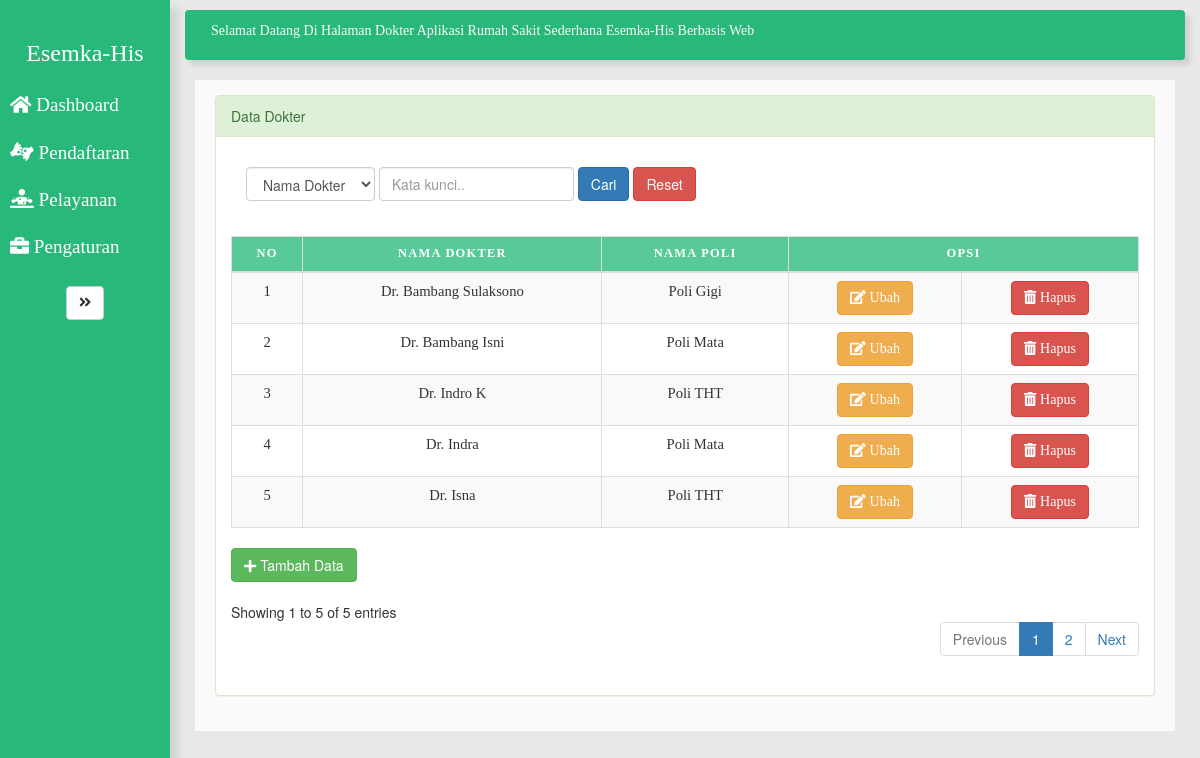
The page /admin/dokter.php on the database its author committed.
### tables this page shows
CREATE TABLE `dokter` (
  `id_dokter` int(11) NOT NULL,
  `nama_dokter` text NOT NULL,
  `nama_poli` text NOT NULL
);

### admin/dokter.php (the view, shortened to what this page needs)
<!DOCTYPE html>
<html lang="en">
<head>
  	<link rel="stylesheet" href="style.css">
    <link rel="stylesheet" type="text/css" href="https://maxcdn.bootstrapcdn.com/bootstrap/3.3.7/css/bootstrap.min.css" />
	<link rel="stylesheet" href="https://maxcdn.bootstrapcdn.com/bootstrap/3.4.0/css/bootstrap.min.css">
</head>
	<body>
	<div class="wrapper">
	<nav id="sidebar">
	<div class="sidebar-header">
					<a href="index.php"><h3>Esemka-His</h3>
					</a>
				</div>
				<ul class="list-unstyled components">
					<li>
						<a href="index.php">
							<i class="fas fa-home"></i>
							Dashboard
						</a>
					</li>
					<li>
						<a href="pendaftaran.php">
							<i class="fas fa-american-sign-language-interpreting"></i>
							Pendaftaran
						</a>
					</li>
					<li>
						<a href="pelayanan.php">
							<i class="fas fa-diagnoses"></i>
							Pelayanan
						</a>
					</li>
					<li>
						<a href="dokter.php">
							<i class="fas fa-briefcase"></i>
							Pengaturan
						</a>
					</li>
				</ul>
					<button type="button" id="sidebarCollapse" class="btn btn-default">
							<i class="fas fa-angle-double-right"></i>
					</button>
		</nav>
		<div id="content">
			<nav class="navbar navbar-expand-lg ">
                <div class="container-fluid">
				<marquee>Selamat Datang Di Halaman Dokter Aplikasi Rumah Sakit Sederhana Esemka-His Berbasis Web</marquee>
				</div>
			</nav>
				<div class="page-wrapper" >
					<div style="padding: 15px 20px;background-color: #fbf9f9; min-height: 500px; margin-right: 15px; margin-left: 5px; margin-bottom: 0px;" >
						<div id="page-inner">
							<div class="row" >
								<div class="col-md-12">
									<div class="panel panel-success">
										<div class="panel-heading">Data Dokter</div>
											<div class="panel-body">
											<div class="panel-body" >
												<form class="form-inline" >
												<div class="form-group">
													<select class="form-control" id="Kolom" name="Kolom" required="">
														<?php
														$kolom=(isset($_GET['Kolom']))? $_GET['Kolom'] : "";
														?>
														<option value="nama_dokter" <?php if ($kolom=="nama_dokter") echo "selected"; ?>>Nama Dokter</option>
													</select>
												</div>
												<div class="form-group">
													<input type="text" class="form-control" id="KataKunci" name="KataKunci" placeholder="Kata kunci.." required="" value="<?php if (isset($_GET['KataKunci']))  echo $_GET['KataKunci']; ?>">
												</div>
												<button type="submit" class="btn btn-primary">Cari</button>
													<a href="dokter.php" class="btn btn-danger">Reset</a>
												</form>
											</div>
										<br />
										<div id="employee_table">
											<table class="table table-striped table-bordered table-hover" id="dataTables-example">
												<thead>
													<tr>
														<th>No</th>
														<th>Nama Dokter</th>
														<th>Nama Poli</th>
														<th colspan="2">Opsi</th>
													</tr>
												</thead>
												<tbody>
													<?php
														include '../config.php';
														$page = (isset($_GET['page']))? (int) $_GET['page'] : 1;
														$kolomCari=(isset($_GET['Kolom']))? $_GET['Kolom'] : "";
														$kolomKataKunci=(isset($_GET['KataKunci']))? $_GET['KataKunci'] : "";
														$limit = 5;
														$limitStart = ($page - 1) * $limit;
														if($kolomCari=="" && $kolomKataKunci==""){
															$data = mysqli_query($koneksi,"SELECT * FROM dokter LIMIT ".$limitStart.",".$limit);
														}else{
																$data = mysqli_query($koneksi, "SELECT * FROM dokter WHERE $kolomCari LIKE '%$kolomKataKunci%' LIMIT ".$limitStart.",".$limit);
															}
														$no = $limitStart + 1;
															while($d = mysqli_fetch_array($data)){
													?>
														<tr>
															<td><?php echo $no++; ?></td>
															<td><?php echo $d["nama_dokter"]; ?></td>
															<td><?php echo $d["nama_poli"]; ?></td>
															<td><a href="edit_dokter.php?id=<?php echo $d['id_dokter']; ?>" class="btn btn-warning" ><i class="fas fa-edit"></i> Ubah</a></td>
															<td><a type="button" onclick="return confirm('Apakah anda yakin akan menghapus data ini?')" href="hapus_dokter.php?id=<?php echo $d['id_dokter']; ?>" class="btn btn-danger" ><i class="fas fa-trash-alt"></i> Hapus</a>
														</tr>
													<?php
														}
													?>
												</tbody>
											</table>
									</div>
									<div>
										<button type="button" name="age" id="age" data-toggle="modal" data-target="#add_data_Modal" class="btn btn-success"><i class="fa fa-plus"></i> Tambah Data</button>
									</div>
									<div class="row">
										<div class="col-sm-6">
											<div class="dataTables_info" id="dataTables-example_info" role="alert" aria-live="polite" aria-relevant="all">Showing 1 to 5 of 5 entries</div>
										</div>
										<div class="col-sm-6">
											<div align="right">
												<ul class="pagination">
													<?php
													if($page == 1){
													?>
												<li class="disabled"><a href="#">Previous</a></li>
													<?php
													}
													?>
													<?php
													if($kolomCari=="" && $kolomKataKunci==""){
														$data = mysqli_query($koneksi,"SELECT * FROM dokter ");
													}else{
															$data = mysqli_query($koneksi, "SELECT * FROM dokter WHERE $kolomCari LIKE '%$kolomKataKunci%'");
														}
													$JumlahData = mysqli_num_rows($data);
													$jumlahPage = ceil($JumlahData / $limit);
													$jumlahNumber = 1;
													$startNumber = ($page > $jumlahNumber)? $page - $jumlahNumber : 1;
													$endNumber = ($page < ($jumlahPage - $jumlahNumber))? $page + $jumlahNumber : $jumlahPage;
													for($i = $startNumber; $i <= $endNumber; $i++){
													$linkActive = ($page == $i)? ' class="active"' : '';
													if($kolomCari=="" && $kolomKataKunci==""){
													?>
														<li<?php echo $linkActive; ?>><a href="dokter.php?page=<?php echo $i; ?>"><?php echo $i; ?></a></li>
														<?php
													}else{
													?>
												<li<?php echo $linkActive; ?>><a href="dokter.php?Kolom=<?php echo $kolomCari;?>&KataKunci=<?php echo $kolomKataKunci;?>&page=<?php echo $i; ?>"><?php echo $i; ?></a></li>
													<?php
													}
													}
													?>
													<?php
													if($page == $jumlahPage){
													?>
													<li class="disabled"><a href="#">Next</a></li>
													<?php
													}
													else{
													$linkNext = ($page < $jumlahPage)? $page + 1 : $jumlahPage;
													if($kolomCari=="" && $kolomKataKunci==""){
													?>
												<li><a href="dokter.php?page=<?php echo $linkNext; ?>">Next</a></li>
													<?php
													}else{
													?>
												<li><a href="dokter.php?Kolom=<?php echo $kolomCari;?>&KataKunci=<?php echo $kolomKataKunci;?>&page=<?php echo $linkNext; ?>">Next</a></li>
													<?php
													}
													}
													?>
											</div>
										</div>
									</div>
								</div>
							</div>
						</div>
					</div>
				</div>
		</div>
	</body>
</html>

### admin/style.css (style rules this page uses)
body { font-family: 'Poppins', sans-serif; background: #999; }
a, a:hover, a:focus { color: inherit; text-decoration: none; transition: all 0.3s; }
.navbar { padding: 10px; font-family: 'Times New Roman', Times, serif; color: #fafafa; background: rgb(40, 184, 122); border:none; border-radius: 0; margin-left: -5px; margin-right: 5px; box-shadow: 5px 5px 5px rgba(0, 0, 0, 0.1); }
.wrapper { display: flex; align-items: stretch; background: rgb(232, 232, 232); }
#sidebar { font-family: 'Times New Roman', Times, serif; text-align: center; font-size: 13pt; color: #fff; min-width: 170px; max-width: 180px; background: rgb(40, 184, 122); transition: all 0.3s; outline: 0px; box-shadow: 8px 8px 8px rgba(0, 0, 0, 0.1); }
#sidebar ul li a { text-align: left; color: #fff; font-family: 'Times New Roman', Times, serif; }
#sidebar .sidebar-header h3 { padding-top: 20px; background: rgb(40, 184, 122); color: #fff; font-family: 'Times New Roman', Times, serif; }
#sidebar ul.components { padding: 5px 0; border-bottom: 1px solid rgb(40, 184, 122); }
#sidebar ul li a { padding: 10px; font-size: 1.1em; display: block; }
#content { width: 100%; padding: 10px; padding-left: 20px; min-height: 100vh; transition: all 0.3s; }
table { margin: 0; padding: 0; width: 100%; font-family: 'Times New Roman', Times, serif; font-size: 11pt; }
table tr { padding: .35em; }
table td { padding: .625em; text-align: center; }
table th { text-align: center; font-size: .85em; letter-spacing: .1em; text-transform: uppercase; color: rgb(255, 255, 255); background-color: rgb(88, 202, 153); }

### rows shown on the page
dokter: nama_dokter "Dr. Bambang Sulaksono", nama_poli "Poli Gigi"
dokter: nama_dokter "Dr. Bambang Isni", nama_poli "Poli Mata"
dokter: nama_dokter "Dr. Indro K", nama_poli "Poli THT"
dokter: nama_dokter "Dr. Indra", nama_poli "Poli Mata"
dokter: nama_dokter "Dr. Isna", nama_poli "Poli THT"
